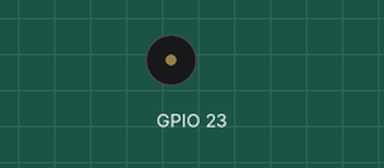
Bench run of a program on a simulated Raspberry Pi (BCM pin numbers). Parts: buzzer (waves = sounding). At 30.9 s the program stops and its outputs stay as they are.

Above: at 0.1 s.
At 30.4 s:
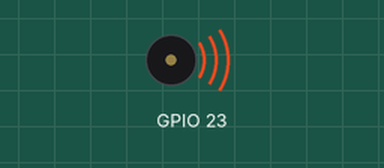
Timing chart, 0 to 32.4 s (numbered marks = the images above):
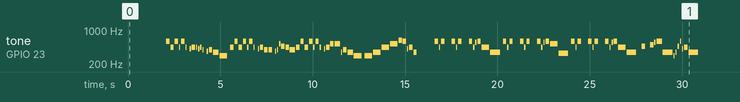

Measured:
- by itself, tone on GPIO 23: plays 587 Hz for 0.18 s, 440 Hz for 0.18 s, 587 Hz for 0.18 s, 440 Hz for 0.07 s, 587 Hz for 0.18 s, 440 Hz for 0.07 s … (105 notes in this stretch)

The program:

cantina_band.py
```python
from speaker import Speaker
import time
import RPi.GPIO as GPIO


speaker = Speaker(GPIO.BCM, 23)

speaker.set_bpm(260)

speaker.pause(2)

#1
speaker.play('A1', 1/4)
speaker.play('D2', 1/4)
speaker.play('A1', 1/4)
speaker.play('D2', 1/4)

#2
speaker.play('A1', 1/8)
speaker.play('D2', 1/4)
speaker.play('A1', 1/8)
speaker.pause(1/8)
speaker.play('G1X', 1/8)
speaker.play('A1', 1/4)

#3
speaker.play('A1', 1/8)
speaker.play('G1X', 1/8)
speaker.play('A1', 1/8)
speaker.play('G1', 1/8)
speaker.pause(1/8)
speaker.play('F1X', 1/8)
speaker.play('G1', 1/4)

#4
speaker.play('F1', 3/8)
speaker.play('D1', 4/8)
speaker.pause(1/8)

#5
speaker.play('A1', 1/4)
speaker.play('D2', 1/4)
speaker.play('A1', 1/4)
speaker.play('D2', 1/4)

#6
speaker.play('A1', 1/8)
speaker.play('D2', 1/4)
speaker.play('A1', 1/8)
speaker.pause(1/8)
speaker.play('G1X', 1/8)
speaker.play('A1', 1/4)

#7
speaker.play('G1', 1/4)
speaker.play('G1', 1/4)
speaker.pause(1/8)
speaker.play('F1X', 1/8)
speaker.play('G1', 1/8)

#8
speaker.play('C2', 1/8)
speaker.play('A1X', 1/4)
speaker.play('A1', 2/8)
speaker.play('G1', 3/8)

#9
speaker.play('A1', 1/4)
speaker.play('D2', 1/4)
speaker.play('A1', 1/4)
speaker.play('D2', 1/4)

#10
speaker.play('A1', 1/8)
speaker.play('D2', 1/4)
speaker.play('A1', 1/8)
speaker.pause(1/8)
speaker.play('G1X', 1/8)
speaker.play('A1', 1/4)

#11
speaker.play('C2', 1/4)
speaker.play('C2', 3/8)
speaker.play('F1', 1/8)
speaker.play('G1', 1/4)

#12
speaker.play('F1', 3/8)
speaker.play('D1', 4/8)
speaker.pause(1/8)

#13
speaker.play('D1', 1/2)
speaker.play('F1', 1/2)

#14
speaker.play('A1', 1/2)
speaker.play('C2', 1/2)

#15-16
speaker.play('D2X', 1/4)
speaker.play('D2', 1/4)
speaker.play('G1X', 1/8)
speaker.play('A1', 1/4)
speaker.play('F1', 1/4)
speaker.pause(7/8)

#17
speaker.pause(1/8)
speaker.play('D2', 1/4)
speaker.play('A1', 1/8)
speaker.play('D2', 1/4)
speaker.pause(1/4)

#18
speaker.pause(1/8)
speaker.play('D2', 1/4)
speaker.play('A1', 1/8)
speaker.play('D2', 1/4)
speaker.pause(1/4)

#19-20
speaker.pause(1/8)
speaker.play('D2', 1/4)
speaker.play('A1', 1/8)
speaker.play('C2X', 1/8)
speaker.play('D2', 1/4)
speaker.play('A1', 4/8)
speaker.play('F1', 5/8)

#21
speaker.pause(1/8)
speaker.play('D2', 1/4)
speaker.play('A1', 1/8)
speaker.play('D2', 1/4)
speaker.pause(1/4)

#22
speaker.pause(1/8)
speaker.play('D2', 1/4)
speaker.play('A1', 1/8)
speaker.play('D2', 1/4)
speaker.pause(1/4)

#23-24
speaker.pause(1/8)
speaker.play('D2', 1/4)
speaker.play('A1', 1/8)
speaker.play('C2X', 1/8)
speaker.play('D2', 1/4)
speaker.play('C2', 4/8)
speaker.play('E1', 5/8)

#25
speaker.pause(1/8)
speaker.play('D2', 1/4)
speaker.play('A1', 1/8)
speaker.play('D2', 1/4)
speaker.pause(1/4)

#26
speaker.pause(1/8)
speaker.play('D2', 1/4)
speaker.play('A1', 1/8)
speaker.play('D2', 1/4)
speaker.pause(1/4)

#27-28
speaker.pause(1/8)
speaker.play('D2', 1/4)
speaker.play('A1', 1/8)
speaker.play('C2X', 1/8)
speaker.play('D2', 1/4)
speaker.play('A1', 4/8)
speaker.play('F1', 5/8)

#29
speaker.pause(1/4)
speaker.play('A1X', 1/4)
speaker.pause(1/4)
speaker.play('B1', 1/4)

#30
speaker.play('C2X', 1/8)
speaker.play('D2', 3/8)
speaker.play('F1', 5/8)

#31-32
speaker.play('D1', 1/8)
speaker.play('F1', 1/8)
speaker.play('A1X', 1/8)
speaker.play('D2', 1/8)
speaker.play('G1X', 1/8)
speaker.play('A1', 1/4)
speaker.play('F1', 5/8)
```

speaker.py
```python
import time
import RPi.GPIO as GPIO


class Speaker:

    pin = False

    # frequency data (Hz)
    frequencies = {
        'C0': 130.81,
        'C0X': 138.59,
        'D0': 146.83,
        'D0X': 155.56,
        'E0': 164.81,
        'F0': 174.61,
        'F0X': 185.00,
        'G0': 196.00,
        'G0X': 207.65,
        'A0': 220.00,
        'A0X': 233.08,
        'B0': 246.94,
        'C1': 261.63,
        'C1X': 277.18,
        'D1': 293.66,
        'D1X': 311.13,
        'E1': 329.63,
        'F1': 349.23,
        'F1X': 369.99,
        'G1': 391.00,
        'G1X': 415.30,
        'A1': 440.00,
        'A1X': 466.16,
        'B1': 493.88,
        'C2': 523.25,
        'C2X': 554.37,
        'D2': 587.33,
        'D2X': 622.25,
        'E2': 659.26,
        'F2': 698.46,
        'F2X': 739.99,
        'G2': 783.99,
        'G2X': 830.61,
        'A2': 880.00,
        'A2X': 923.33,
        'B2': 987.77,
        'C3': 1046.50
    }


    # speed of music
    bpm = 120 # beats per minute
    speed = 0.5 # seconds per beat

    # pause after every note
    note_pause = 0.05

    # current frequency
    frequency = 440.00

    # current duty cycle
    dutycycle = 0
    note_dc = 1
    pause_dc = 0


    def __init__(self, mode, pin):
        GPIO.setmode(mode)
        GPIO.setup(pin, GPIO.OUT)
        self.pin = GPIO.PWM(pin, self.frequency)
        self.pin.start(self.dutycycle)


    def __del__(self):
        self.pin.stop()
        GPIO.cleanup()


    def set_bpm(self, bpm):
        self.bpm = bpm
        self.speed = 60/bpm


    def set_notepause(self, pause):
        self.note_pause = pause


    def play(self, note, duration):
        self.dutycycle = self.note_dc
        self.frequency = self.frequencies[note]
        self.pin.ChangeDutyCycle(self.dutycycle)
        self.pin.ChangeFrequency(self.frequency)
        time.sleep(duration*4*self.speed - self.note_pause)
        self.pause(self.note_pause/4/self.speed)


    def pause(self, duration):
        self.dutycycle = self.pause_dc
        self.pin.ChangeDutyCycle(self.dutycycle)
        time.sleep(duration*4*self.speed)
```
